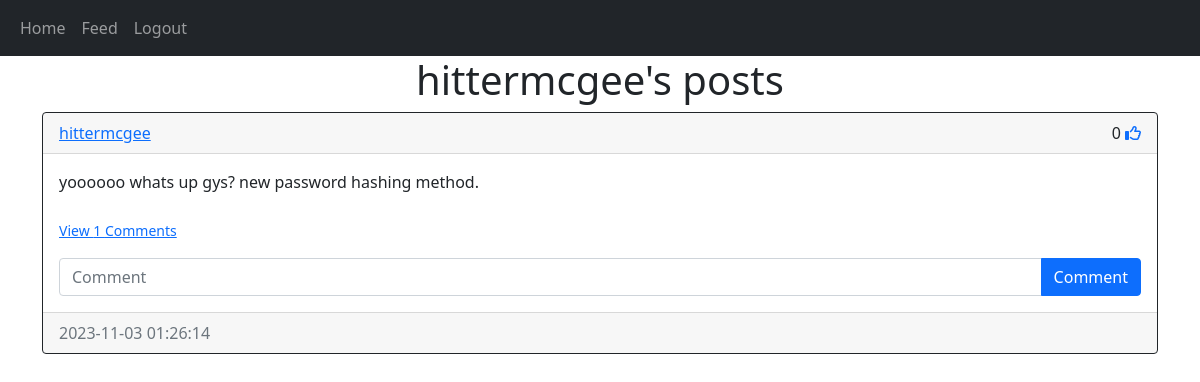
/posts/hittermcgee (signed in), run on the app's committed database.
### website/models.py (models this page shows)
class User(db.Model, UserMixin):
    id = db.Column(db.Integer, primary_key=True)
    email = db.Column(db.String(150), unique=True)
    username = db.Column(db.String(150), unique=True)
    password = db.Column(db.String(150))
    date_created = db.Column(db.DateTime(timezone=True), default=func.now())
    posts = db.relationship('Post', backref='user', passive_deletes=True)
    comments = db.relationship('Comment', backref='user', passive_deletes=True)
    likes = db.relationship('Like', backref='user', passive_deletes=True)

class Post(db.Model):
    id = db.Column(db.Integer, primary_key=True)
    text = db.Column(db.Text, nullable=False)
    date_created = db.Column(db.DateTime(timezone=False), default=func.now())
    author = db.Column(db.Integer, db.ForeignKey('user.id', ondelete="CASCADE"), nullable=False)
    comments = db.relationship('Comment', backref='post', passive_deletes=True)
    likes = db.relationship('Like', backref='post', passive_deletes=True)

### website/views.py (the view)
@views.route("/posts/<username>")
@login_required
def posts(username):
    user = User.query.filter_by(username=username).first()
    if not user:
        flash('No such user.', category='error')
        return redirect(url_for('views.feed'))
    posts = user.posts
    return render_template("posts.html", user=current_user, posts=posts, username=username)

### website/__init__.py (called while the page is built)
def create_app():
    app = Flask(__name__)
    app.config['SECRET_KEY'] = 'I love Earth and everything about it! It is my favorite thing'
    app.config['SQLALCHEMY_DATABASE_URI'] = f'sqlite:///{DB_NAME}'
    db.init_app(app)
    from .views import views
    from .auth import auth
    app.register_blueprint(views, url_prefix='/')
    app.register_blueprint(auth, url_prefix='/')
    from werkzeug.urls import urlencode
    from .models import User, Post, Comment, Like
    login_manager = LoginManager()
    login_manager.login_view = 'auth.login'
    login_manager.init_app(app)
    @login_manager.user_loader
    def load_user(id):
        return User.query.get(int(id))
    with app.app_context():
        db.create_all()
    return app

### website/templates/posts.html (shortened to what this page needs)
{% extends "post_div.html" %} {% block title %}{{username}}'s Posts{% endblock %}
{% block header %} {{username}}'s posts {% endblock %}

### website/templates/post_div.html (shortened to what this page needs)
{% extends "base.html" %} {% block title %}Feed{% endblock %}
{% block content%}
<h1 align="center">{% block header %}Feed{% endblock %}</h1>
<div id="posts">
    {% for post in posts %}
        <div class="card border-dark">
            <div class="card-header d-flex justify-content-between align-items-center">
                <a href="/posts/{{post.user.username}}">{{post.user.username}}</a>
                <div>
                    {{ post.likes|length }}
                    {% if user.id in post.likes|map(attribute="author")|list %}
                    <a href="like-post/{{post.id}}"><i class="fa-solid fa-thumbs-up"></i></a>
                    {% else %}
                    <a href="like-post/{{post.id}}"><i class="fa-regular fa-thumbs-up"></i></a>
                    {% endif %}
                </div>
            </div>
            <div class="card-body">
                <div class="card-text">{{post.text}}</div>
                <br />
                <p class="card-text">
                    {% if post.comments|length > 0 %}
                    <a data-bs-toggle="collapse" href="#comments-{{post.id}}" role="button">
                        <small>View {{post.comments|length}} Comments</small>
                    </a>
                    {% else %}
                    <small class="text-muted">No Comments</small>
                    {% endif %}
                </p>
                <form class="input-group" method='POST' action="/create-comment/{{post.id}}">
                    <input type="text" id="text" name="text" class="form-control" placeholder="Comment"/>
                    <button type="submit" class="btn btn-primary">Comment</button>
                </form>
            </div>
            <div class="card-footer text-muted">
                {{post.date_created}}
            </div>
        </div>
    <br />
    {% endfor %}
</div>
{% endblock %}

### website/templates/base.html (shortened to what this page needs)
<!DOCTYPE html>
<html lang="en">
  <head>
    <link
      href="https://cdn.jsdelivr.net/npm/bootstrap@5.0.2/dist/css/bootstrap.min.css"
      rel="stylesheet"
    />
  </head>
  <body>
    <nav class="navbar navbar-expand-lg navbar-dark bg-dark">
      <div class="container-fluid">
        <div class="collapse navbar-collapse" id="navbar">
          <div class="navbar-nav">
            <a class="nav-item nav-link" href="/home">Home</a>
            {% if user.is_authenticated %}
            <a class="nav-item nav-link" href="/feed">Feed</a>
            <a class="nav-item nav-link" href="/logout">Logout</a>
            {% else %}
            <a class="nav-item nav-link" href="/login">Login</a>
            <a class="nav-item nav-link" href="/sign-up">Sign Up</a>
            {% endif %}
          </div>
        </div>
      </div>
    </nav>
    <div class="container">{% block content %}{% endblock %}</div>
  </body>
</html>

### website/templates/post_div.html (style rules this page uses)
#posts { height: 520px; overflow:auto }

### data on the page
User: username "hittermcgee"
Post: user.username "hittermcgee", likes|length "0", text "yoooooo whats up gys? new password hashing method.", comments|length "1", date_created "2023-11-03 01:26:14"
